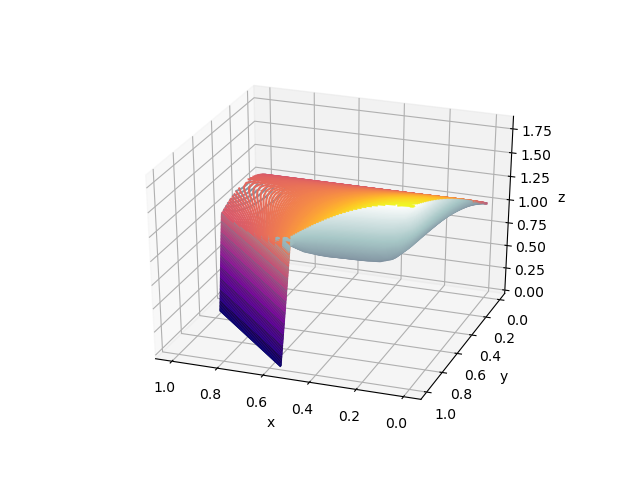

Here is the Python script that generated this plot:
from matplotlib import pyplot as plt
h = 0.05
N = round(1/h)

def get_matrix(filename):
    with open(filename, 'r') as inp:
        lst = inp.readline().split()
        data = []
        while(lst):
            data.append([float(s) for s in lst])
            lst = inp.readline().split()
        return data

domain = [i*h for i in range(0, N+1)]

fig = plt.figure()
ax = plt.axes(projection='3d')

Z1 = get_matrix('approximate_solution.txt')
Z2 = get_matrix('exact_solution.txt')

# black - original solution, plasma - numerical
ax.contour3D(domain, domain, Z1, 150, cmap='bone')
# colorful - numerical solution
ax.contour3D(domain, domain, Z2, 250, cmap='plasma')
# ax.plot_surface(T, X, Z, rstride=1, cstride=1, cmap='viridis', edgecolor='none')
ax.view_init(30, 110)

ax.set_xlabel('x')
ax.set_ylabel('y')
ax.set_zlabel('z')
plt.savefig(fname='3dplot.png')